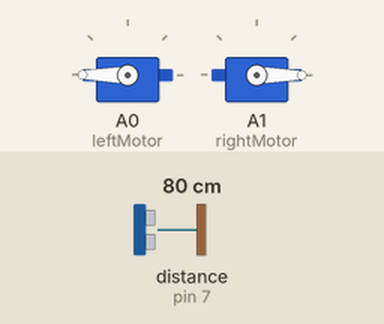
Simulated run of this sketch. Board: Arduino Uno, built with avr-gcc and run on an emulated ATmega328P. On the bench: 2 × servo. Wiring (inferred from the names in the program): ultrasonic range finder: trigger pin 7; echo pin 7. The inputs (shaded band) are chosen by the test bench; at power-on: distance to the obstacle (sensor on pin 7) 80 cm. The echo pulse lasts 58.3 µs per cm; random numbers use the default seed unless the sketch sets one.

Above: at 1.2 s.
1.3 s: distance to the obstacle (sensor on pin 7) set to 23 cm
2.8 s: distance to the obstacle (sensor on pin 7) set to 18 cm
At 3.9 s:
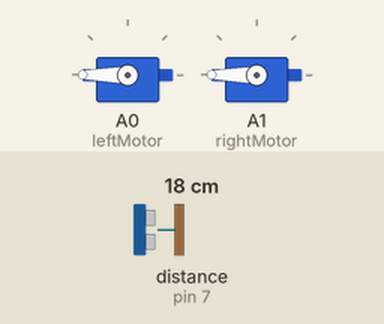
4.4 s: distance to the obstacle (sensor on pin 7) set to 22 cm
5.9 s: distance to the obstacle (sensor on pin 7) set to 27 cm
At 6.9 s:
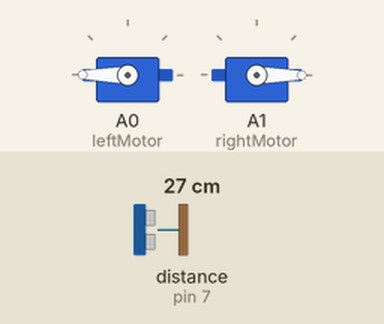
7.6 s: distance to the obstacle (sensor on pin 7) set to 2 cm
At 8.8 s:
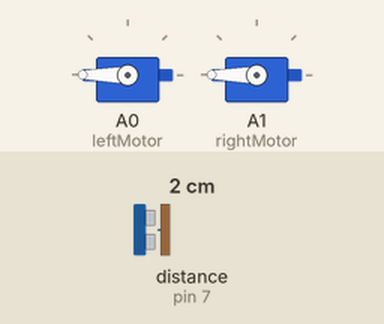
Timing chart, 0 to 10.2 s (numbered marks = the images above; inputs shaded):
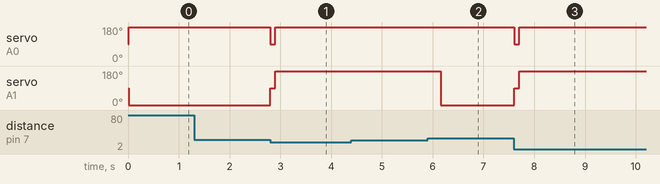

Measured:
- the behaviour switches between 21 and 20 cm on distance to the obstacle (sensor on pin 7) (found by bisection; images 0 and 1)
- the behaviour switches between 23 and 24 cm on distance to the obstacle (sensor on pin 7) (found by bisection; images 1 and 2)
- after the input at 1.3 s, every drawn part: stays the same
- after the input at 2.8 s, servo on A0 (leftMotor): 180° → 90° at once, → 180° 0.10 s later; servo on A1 (rightMotor): 0° → 90° at once, → 180° 0.10 s later
- after the input at 4.4 s, every drawn part: stays the same
- after the input at 5.9 s, servo on A1 (rightMotor): 180° → 0° after 0.25 s
- after the input at 7.6 s, servo on A0 (leftMotor): 180° → 90° at once, → 180° 0.10 s later; servo on A1 (rightMotor): 0° → 90° at once, → 180° 0.10 s later

The sketch:

MoveForwardWithObjectAvoidance.ino
```cpp
// MoveForward
// Created by: Alejandro Munoz-McDonald
#include <Servo.h>

Servo leftMotor;
Servo rightMotor;
const int pingPin = 7;

int leftPos = 0;    // variable to store the servo position
int rightPos = 0;
int pos=180;
boolean right = true;

void setup()
{
  leftMotor.attach(A0);  // attaches the vex motor on pin Analog 0 to the servo object
  rightMotor.attach(A1);  // attaches the vex motor on pin Analog 1 to the servo object
  pinMode(pingPin, OUTPUT);
}


void loop()
{
    if(pingDistance()<8){  //Check if within danger zone
      stop();
      delay(100);
      //right = checkSides();
      right = random(0,2)==0;  //Turn in random direction
      while(pingDistance()<9){  //While still facing a wall, turn
        if(right){
          turnRight();
        }
        else{
          turnLeft();
        }
      }
      delay(250); //Give some extra turn time after getting outside of dangerzone to compensate for fatness
      stop();
    }
    forward();
    delay(10);
}

boolean checkSides(){
  int rightSide;
  int leftSide;
  turnRight();
  delay(500);
  stop();
  rightSide = pingDistance();
  delay(250);
  turnLeft();
  delay(1000);
  stop();
  leftSide = pingDistance();
  delay(250);
  if(rightSide>leftSide)
    return true;
  else
    return false;
}

void stop(){
  leftMotor.write(90);
  rightMotor.write(90);

}

void forward(){
  leftMotor.write(180);
  rightMotor.write(0);
}

void reverse(){
  leftMotor.write(0);
  rightMotor.write(180);
}

void turnRight(){
  leftMotor.write(0);
  rightMotor.write(0);
}

void turnLeft(){
  leftMotor.write(180);
  rightMotor.write(180);
}

long pingDistance(){  //Get distance in inches

 // establish variables for duration of the ping,
  // and the distance result in inches and centimeters:
  long duration, inches, cm;

  // The PING))) is triggered by a HIGH pulse of 2 or more microseconds.
  // Give a short LOW pulse beforehand to ensure a clean HIGH pulse:
  pinMode(pingPin, OUTPUT);
  digitalWrite(pingPin, LOW);
  delayMicroseconds(2);
  digitalWrite(pingPin, HIGH);
  delayMicroseconds(5);
  digitalWrite(pingPin, LOW);

  // The same pin is used to read the signal from the PING))): a HIGH
  // pulse whose duration is the time (in microseconds) from the sending
  // of the ping to the reception of its echo off of an object.
  pinMode(pingPin, INPUT);
  duration = pulseIn(pingPin, HIGH);

  // convert the time into a distance
  return inches = microsecondsToInches(duration);
  cm = microsecondsToCentimeters(duration);
}


long microsecondsToInches(long microseconds)  //Ping sensor distance cm
{
  // According to Parallax's datasheet for the PING))), there are
  // 73.746 microseconds per inch (i.e. sound travels at 1130 feet per
  // second).  This gives the distance travelled by the ping, outbound
  // and return, so we divide by 2 to get the distance of the obstacle.
  // See: http://www.parallax.com/dl/docs/prod/acc/28015-PING-v1.3.pdf
  return microseconds / 74 / 2;
}

long microsecondsToCentimeters(long microseconds)  //Ping sensor distance cm
{
  // The speed of sound is 340 m/s or 29 microseconds per centimeter.
  // The ping travels out and back, so to find the distance of the
  // object we take half of the distance travelled.
  return microseconds / 29 / 2;
}
```
